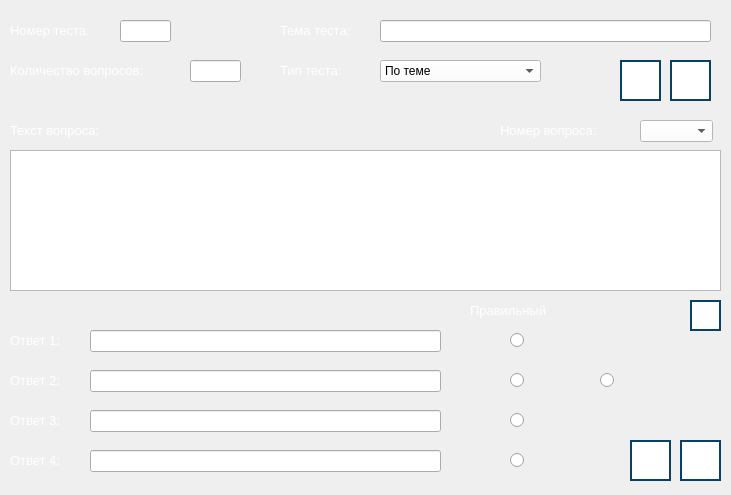
<?xml version="1.0" encoding="UTF-8"?>
<ui version="4.0">
 <class>ChangeTestWindow</class>
 <widget class="QDialog" name="ChangeTestWindow">
  <property name="geometry">
   <rect>
    <x>0</x>
    <y>0</y>
    <width>731</width>
    <height>495</height>
   </rect>
  </property>
  <property name="windowTitle">
   <string>Редактирование выбранного теста - RayTracing</string>
  </property>
  <widget class="QLabel" name="label_answer_2">
   <property name="geometry">
    <rect>
     <x>10</x>
     <y>370</y>
     <width>81</width>
     <height>21</height>
    </rect>
   </property>
   <property name="text">
    <string>&lt;html&gt;&lt;head/&gt;&lt;body&gt;&lt;p&gt;&lt;span style=&quot; font-size:10pt; color:#ffffff;&quot;&gt;Ответ 2:&lt;/span&gt;&lt;/p&gt;&lt;/body&gt;&lt;/html&gt;</string>
   </property>
  </widget>
  <widget class="QRadioButton" name="right_2">
   <property name="geometry">
    <rect>
     <x>510</x>
     <y>370</y>
     <width>21</width>
     <height>20</height>
    </rect>
   </property>
   <property name="text">
    <string/>
   </property>
  </widget>
  <widget class="QLabel" name="label_num_question">
   <property name="geometry">
    <rect>
     <x>10</x>
     <y>60</y>
     <width>181</width>
     <height>21</height>
    </rect>
   </property>
   <property name="text">
    <string>&lt;html&gt;&lt;head/&gt;&lt;body&gt;&lt;p&gt;&lt;span style=&quot; font-size:10pt; color:#ffffff;&quot;&gt;Количество вопросов:&lt;/span&gt;&lt;/p&gt;&lt;/body&gt;&lt;/html&gt;</string>
   </property>
  </widget>
  <widget class="QPushButton" name="button_generation">
   <property name="geometry">
    <rect>
     <x>620</x>
     <y>60</y>
     <width>41</width>
     <height>41</height>
    </rect>
   </property>
   <property name="toolTip">
    <string>Сгенерировать атрибуты теста</string>
   </property>
   <property name="styleSheet">
    <string notr="true">QPushButton {
    background-color: rgb(255, 255, 255);
    border: 2px solid #094065;
}

QPushButton:pressed {
    background-color:  rgb(118, 118, 118);
}
</string>
   </property>
   <property name="text">
    <string/>
   </property>
   <property name="icon">
    <iconset>
     <normaloff>images/generation-attributes-button.png</normaloff>images/generation-attributes-button.png</iconset>
   </property>
   <property name="iconSize">
    <size>
     <width>32</width>
     <height>32</height>
    </size>
   </property>
  </widget>
  <widget class="QComboBox" name="comboBox_numbers">
   <property name="geometry">
    <rect>
     <x>640</x>
     <y>120</y>
     <width>73</width>
     <height>22</height>
    </rect>
   </property>
   <property name="styleSheet">
    <string notr="true">background-color: rgb(255, 255, 255);
color: rgb(0, 0, 0);
</string>
   </property>
  </widget>
  <widget class="QLabel" name="label_number">
   <property name="geometry">
    <rect>
     <x>10</x>
     <y>20</y>
     <width>111</width>
     <height>21</height>
    </rect>
   </property>
   <property name="text">
    <string>&lt;html&gt;&lt;head/&gt;&lt;body&gt;&lt;p&gt;&lt;span style=&quot; font-size:10pt; color:#ffffff;&quot;&gt;Номер теста:&lt;/span&gt;&lt;/p&gt;&lt;/body&gt;&lt;/html&gt;</string>
   </property>
  </widget>
  <widget class="QRadioButton" name="right_1">
   <property name="geometry">
    <rect>
     <x>510</x>
     <y>330</y>
     <width>21</width>
     <height>20</height>
    </rect>
   </property>
   <property name="text">
    <string/>
   </property>
  </widget>
  <widget class="QLabel" name="label_theme">
   <property name="geometry">
    <rect>
     <x>280</x>
     <y>20</y>
     <width>101</width>
     <height>21</height>
    </rect>
   </property>
   <property name="text">
    <string>&lt;html&gt;&lt;head/&gt;&lt;body&gt;&lt;p&gt;&lt;span style=&quot; font-size:10pt; color:#ffffff;&quot;&gt;Тема теста:&lt;/span&gt;&lt;/p&gt;&lt;/body&gt;&lt;/html&gt;</string>
   </property>
  </widget>
  <widget class="QLabel" name="label_type">
   <property name="geometry">
    <rect>
     <x>280</x>
     <y>60</y>
     <width>91</width>
     <height>21</height>
    </rect>
   </property>
   <property name="text">
    <string>&lt;html&gt;&lt;head/&gt;&lt;body&gt;&lt;p&gt;&lt;span style=&quot; font-size:10pt; color:#ffffff;&quot;&gt;Тип теста:&lt;/span&gt;&lt;/p&gt;&lt;/body&gt;&lt;/html&gt;</string>
   </property>
  </widget>
  <widget class="QLineEdit" name="text_number">
   <property name="geometry">
    <rect>
     <x>120</x>
     <y>20</y>
     <width>51</width>
     <height>22</height>
    </rect>
   </property>
  </widget>
  <widget class="QLineEdit" name="text_answer_3">
   <property name="geometry">
    <rect>
     <x>90</x>
     <y>410</y>
     <width>351</width>
     <height>22</height>
    </rect>
   </property>
  </widget>
  <widget class="QLabel" name="label_answer_3">
   <property name="geometry">
    <rect>
     <x>10</x>
     <y>410</y>
     <width>81</width>
     <height>21</height>
    </rect>
   </property>
   <property name="text">
    <string>&lt;html&gt;&lt;head/&gt;&lt;body&gt;&lt;p&gt;&lt;span style=&quot; font-size:10pt; color:#ffffff;&quot;&gt;Ответ 3:&lt;/span&gt;&lt;/p&gt;&lt;/body&gt;&lt;/html&gt;</string>
   </property>
  </widget>
  <widget class="QComboBox" name="comboBox_types">
   <property name="geometry">
    <rect>
     <x>380</x>
     <y>60</y>
     <width>161</width>
     <height>22</height>
    </rect>
   </property>
   <property name="styleSheet">
    <string notr="true">background-color: rgb(255, 255, 255);
color: rgb(0, 0, 0);
</string>
   </property>
   <item>
    <property name="text">
     <string>По теме</string>
    </property>
   </item>
   <item>
    <property name="text">
     <string>По разделу</string>
    </property>
   </item>
  </widget>
  <widget class="QRadioButton" name="right_4">
   <property name="geometry">
    <rect>
     <x>510</x>
     <y>450</y>
     <width>21</width>
     <height>20</height>
    </rect>
   </property>
   <property name="text">
    <string/>
   </property>
  </widget>
  <widget class="QLineEdit" name="text_answer_2">
   <property name="geometry">
    <rect>
     <x>90</x>
     <y>370</y>
     <width>351</width>
     <height>22</height>
    </rect>
   </property>
  </widget>
  <widget class="QLabel" name="label_answer_1">
   <property name="geometry">
    <rect>
     <x>10</x>
     <y>330</y>
     <width>81</width>
     <height>21</height>
    </rect>
   </property>
   <property name="text">
    <string>&lt;html&gt;&lt;head/&gt;&lt;body&gt;&lt;p&gt;&lt;span style=&quot; font-size:10pt; color:#ffffff;&quot;&gt;Ответ 1:&lt;/span&gt;&lt;/p&gt;&lt;/body&gt;&lt;/html&gt;</string>
   </property>
  </widget>
  <widget class="QLabel" name="label_answer_4">
   <property name="geometry">
    <rect>
     <x>10</x>
     <y>450</y>
     <width>81</width>
     <height>21</height>
    </rect>
   </property>
   <property name="text">
    <string>&lt;html&gt;&lt;head/&gt;&lt;body&gt;&lt;p&gt;&lt;span style=&quot; font-size:10pt; color:#ffffff;&quot;&gt;Ответ 4:&lt;/span&gt;&lt;/p&gt;&lt;/body&gt;&lt;/html&gt;</string>
   </property>
  </widget>
  <widget class="QPushButton" name="button_edit_test">
   <property name="geometry">
    <rect>
     <x>670</x>
     <y>60</y>
     <width>41</width>
     <height>41</height>
    </rect>
   </property>
   <property name="toolTip">
    <string>Добавить тему теста в базу</string>
   </property>
   <property name="styleSheet">
    <string notr="true">QPushButton {
    background-color: rgb(255, 255, 255);
    border: 2px solid #094065;
}

QPushButton:pressed {
    background-color:  rgb(118, 118, 118);
}
</string>
   </property>
   <property name="text">
    <string/>
   </property>
   <property name="icon">
    <iconset>
     <normaloff>images/edit-test-button.png</normaloff>images/edit-test-button.png</iconset>
   </property>
   <property name="iconSize">
    <size>
     <width>32</width>
     <height>32</height>
    </size>
   </property>
  </widget>
  <widget class="QLineEdit" name="text_answer_4">
   <property name="geometry">
    <rect>
     <x>90</x>
     <y>450</y>
     <width>351</width>
     <height>22</height>
    </rect>
   </property>
  </widget>
  <widget class="QRadioButton" name="answer_null">
   <property name="geometry">
    <rect>
     <x>600</x>
     <y>370</y>
     <width>95</width>
     <height>20</height>
    </rect>
   </property>
   <property name="text">
    <string/>
   </property>
  </widget>
  <widget class="QLabel" name="label_num_question_2">
   <property name="geometry">
    <rect>
     <x>500</x>
     <y>120</y>
     <width>131</width>
     <height>21</height>
    </rect>
   </property>
   <property name="text">
    <string>&lt;html&gt;&lt;head/&gt;&lt;body&gt;&lt;p&gt;&lt;span style=&quot; font-size:10pt; color:#ffffff;&quot;&gt;Номер вопроса:&lt;/span&gt;&lt;/p&gt;&lt;/body&gt;&lt;/html&gt;</string>
   </property>
  </widget>
  <widget class="QPushButton" name="button_help">
   <property name="geometry">
    <rect>
     <x>680</x>
     <y>440</y>
     <width>41</width>
     <height>41</height>
    </rect>
   </property>
   <property name="toolTip">
    <string>Получить справку</string>
   </property>
   <property name="styleSheet">
    <string notr="true">QPushButton {
    background-color: rgb(255, 255, 255);
    border: 2px solid #094065;
}

QPushButton:pressed {
    background-color:  rgb(118, 118, 118);
}
</string>
   </property>
   <property name="text">
    <string/>
   </property>
   <property name="icon">
    <iconset>
     <normaloff>images/help-button.png</normaloff>images/help-button.png</iconset>
   </property>
   <property name="iconSize">
    <size>
     <width>32</width>
     <height>32</height>
    </size>
   </property>
  </widget>
  <widget class="QLineEdit" name="text_theme">
   <property name="geometry">
    <rect>
     <x>380</x>
     <y>20</y>
     <width>331</width>
     <height>22</height>
    </rect>
   </property>
  </widget>
  <widget class="QLabel" name="label_answer_5">
   <property name="geometry">
    <rect>
     <x>470</x>
     <y>300</y>
     <width>101</width>
     <height>21</height>
    </rect>
   </property>
   <property name="text">
    <string>&lt;html&gt;&lt;head/&gt;&lt;body&gt;&lt;p&gt;&lt;span style=&quot; font-size:10pt; color:#ffffff;&quot;&gt;Правильный&lt;/span&gt;&lt;/p&gt;&lt;/body&gt;&lt;/html&gt;</string>
   </property>
  </widget>
  <widget class="QTextEdit" name="text_question">
   <property name="geometry">
    <rect>
     <x>10</x>
     <y>150</y>
     <width>711</width>
     <height>141</height>
    </rect>
   </property>
  </widget>
  <widget class="QLabel" name="label_text_question">
   <property name="geometry">
    <rect>
     <x>10</x>
     <y>120</y>
     <width>131</width>
     <height>21</height>
    </rect>
   </property>
   <property name="text">
    <string>&lt;html&gt;&lt;head/&gt;&lt;body&gt;&lt;p&gt;&lt;span style=&quot; font-size:10pt; color:#ffffff;&quot;&gt;Текст вопроса:&lt;/span&gt;&lt;/p&gt;&lt;/body&gt;&lt;/html&gt;</string>
   </property>
  </widget>
  <widget class="QPushButton" name="button_edit_question">
   <property name="geometry">
    <rect>
     <x>690</x>
     <y>300</y>
     <width>31</width>
     <height>31</height>
    </rect>
   </property>
   <property name="toolTip">
    <string>Добавить вопрос в базу</string>
   </property>
   <property name="styleSheet">
    <string notr="true">QPushButton {
    background-color: rgb(255, 255, 255);
    border: 2px solid #094065;
}

QPushButton:pressed {
    background-color:  rgb(118, 118, 118);
}
</string>
   </property>
   <property name="text">
    <string/>
   </property>
   <property name="icon">
    <iconset>
     <normaloff>images/complete-button.png</normaloff>images/complete-button.png</iconset>
   </property>
   <property name="iconSize">
    <size>
     <width>40</width>
     <height>25</height>
    </size>
   </property>
  </widget>
  <widget class="QLineEdit" name="text_answer_1">
   <property name="geometry">
    <rect>
     <x>90</x>
     <y>330</y>
     <width>351</width>
     <height>22</height>
    </rect>
   </property>
  </widget>
  <widget class="QRadioButton" name="right_3">
   <property name="geometry">
    <rect>
     <x>510</x>
     <y>410</y>
     <width>21</width>
     <height>20</height>
    </rect>
   </property>
   <property name="text">
    <string/>
   </property>
  </widget>
  <widget class="QLineEdit" name="text_num_question">
   <property name="geometry">
    <rect>
     <x>190</x>
     <y>60</y>
     <width>51</width>
     <height>22</height>
    </rect>
   </property>
  </widget>
  <widget class="QPushButton" name="button_exit">
   <property name="geometry">
    <rect>
     <x>630</x>
     <y>440</y>
     <width>41</width>
     <height>41</height>
    </rect>
   </property>
   <property name="toolTip">
    <string>Выйти из режима создания теста</string>
   </property>
   <property name="styleSheet">
    <string notr="true">QPushButton {
    background-color: rgb(255, 255, 255);
    border: 2px solid #094065;
}

QPushButton:pressed {
    background-color:  rgb(118, 118, 118);
}
</string>
   </property>
   <property name="text">
    <string/>
   </property>
   <property name="icon">
    <iconset>
     <normaloff>images/exit-button.png</normaloff>images/exit-button.png</iconset>
   </property>
   <property name="iconSize">
    <size>
     <width>32</width>
     <height>32</height>
    </size>
   </property>
  </widget>
 </widget>
 <resources/>
 <connections/>
</ui>
